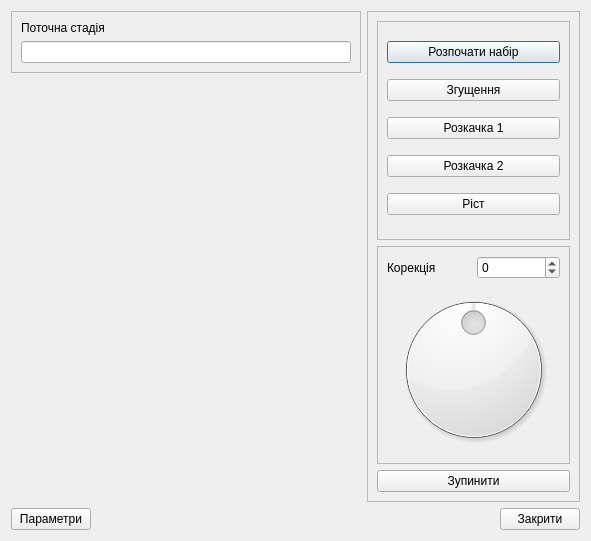
<?xml version="1.0" encoding="UTF-8"?>
<ui version="4.0">
 <class>DlgApOne</class>
 <widget class="QDialog" name="DlgApOne">
  <property name="geometry">
   <rect>
    <x>0</x>
    <y>0</y>
    <width>591</width>
    <height>541</height>
   </rect>
  </property>
  <property name="contextMenuPolicy">
   <enum>Qt::NoContextMenu</enum>
  </property>
  <property name="windowTitle">
   <string>Dialog</string>
  </property>
  <property name="sizeGripEnabled">
   <bool>false</bool>
  </property>
  <property name="modal">
   <bool>false</bool>
  </property>
  <layout class="QGridLayout" name="gridLayout">
   <item row="0" column="2" rowspan="2" colspan="2">
    <widget class="QFrame" name="frame">
     <property name="frameShape">
      <enum>QFrame::StyledPanel</enum>
     </property>
     <property name="frameShadow">
      <enum>QFrame::Raised</enum>
     </property>
     <layout class="QVBoxLayout" name="verticalLayout_2">
      <item>
       <widget class="QFrame" name="frame_2">
        <property name="frameShape">
         <enum>QFrame::StyledPanel</enum>
        </property>
        <property name="frameShadow">
         <enum>QFrame::Sunken</enum>
        </property>
        <layout class="QVBoxLayout" name="verticalLayout">
         <item>
          <widget class="QPushButton" name="bnStart">
           <property name="text">
            <string>Розпочати набір</string>
           </property>
          </widget>
         </item>
         <item>
          <widget class="QPushButton" name="bnConcretion">
           <property name="text">
            <string>Згущення</string>
           </property>
          </widget>
         </item>
         <item>
          <widget class="QPushButton" name="bnRarefaction_1">
           <property name="text">
            <string>Розкачка 1</string>
           </property>
          </widget>
         </item>
         <item>
          <widget class="QPushButton" name="bnRarefaction_2">
           <property name="text">
            <string>Розкачка 2</string>
           </property>
          </widget>
         </item>
         <item>
          <widget class="QPushButton" name="bnGrowth">
           <property name="text">
            <string>Ріст</string>
           </property>
          </widget>
         </item>
        </layout>
       </widget>
      </item>
      <item>
       <widget class="QFrame" name="frame_3">
        <property name="frameShape">
         <enum>QFrame::StyledPanel</enum>
        </property>
        <property name="frameShadow">
         <enum>QFrame::Sunken</enum>
        </property>
        <layout class="QGridLayout" name="gridLayout_2">
         <item row="0" column="0">
          <widget class="QLabel" name="label">
           <property name="text">
            <string>Корекція</string>
           </property>
          </widget>
         </item>
         <item row="2" column="0" colspan="2">
          <widget class="QDial" name="dl_Kor">
           <property name="minimum">
            <number>-25</number>
           </property>
           <property name="maximum">
            <number>25</number>
           </property>
           <property name="wrapping">
            <bool>false</bool>
           </property>
           <property name="notchesVisible">
            <bool>false</bool>
           </property>
          </widget>
         </item>
         <item row="0" column="1">
          <widget class="QSpinBox" name="sb_Kor">
           <property name="minimum">
            <number>-25</number>
           </property>
           <property name="maximum">
            <number>25</number>
           </property>
          </widget>
         </item>
        </layout>
       </widget>
      </item>
      <item>
       <widget class="QPushButton" name="bnStop">
        <property name="text">
         <string>Зупинити</string>
        </property>
       </widget>
      </item>
     </layout>
    </widget>
   </item>
   <item row="3" column="0">
    <widget class="QPushButton" name="bnSetup">
     <property name="text">
      <string>Параметри</string>
     </property>
    </widget>
   </item>
   <item row="3" column="2">
    <spacer name="horizontalSpacer">
     <property name="orientation">
      <enum>Qt::Horizontal</enum>
     </property>
     <property name="sizeHint" stdset="0">
      <size>
       <width>127</width>
       <height>20</height>
      </size>
     </property>
    </spacer>
   </item>
   <item row="3" column="3">
    <widget class="QPushButton" name="bnExit">
     <property name="text">
      <string>Закрити</string>
     </property>
    </widget>
   </item>
   <item row="3" column="1">
    <spacer name="horizontalSpacer_2">
     <property name="orientation">
      <enum>Qt::Horizontal</enum>
     </property>
     <property name="sizeHint" stdset="0">
      <size>
       <width>40</width>
       <height>20</height>
      </size>
     </property>
    </spacer>
   </item>
   <item row="1" column="0" colspan="2">
    <widget class="QFrame" name="apMnemo">
     <property name="sizePolicy">
      <sizepolicy hsizetype="Preferred" vsizetype="Expanding">
       <horstretch>0</horstretch>
       <verstretch>0</verstretch>
      </sizepolicy>
     </property>
     <property name="minimumSize">
      <size>
       <width>350</width>
       <height>421</height>
      </size>
     </property>
     <property name="frameShape">
      <enum>QFrame::NoFrame</enum>
     </property>
     <property name="frameShadow">
      <enum>QFrame::Raised</enum>
     </property>
    </widget>
   </item>
   <item row="0" column="0" colspan="2">
    <widget class="QFrame" name="frame_4">
     <property name="sizePolicy">
      <sizepolicy hsizetype="Preferred" vsizetype="Fixed">
       <horstretch>0</horstretch>
       <verstretch>0</verstretch>
      </sizepolicy>
     </property>
     <property name="frameShape">
      <enum>QFrame::StyledPanel</enum>
     </property>
     <property name="frameShadow">
      <enum>QFrame::Sunken</enum>
     </property>
     <layout class="QVBoxLayout" name="verticalLayout_3">
      <item>
       <widget class="QLabel" name="label_2">
        <property name="text">
         <string>Поточна стадія</string>
        </property>
       </widget>
      </item>
      <item>
       <widget class="QLineEdit" name="le_State"/>
      </item>
     </layout>
    </widget>
   </item>
  </layout>
 </widget>
 <resources/>
 <connections>
  <connection>
   <sender>bnExit</sender>
   <signal>clicked()</signal>
   <receiver>DlgApOne</receiver>
   <slot>accept()</slot>
   <hints>
    <hint type="sourcelabel">
     <x>532</x>
     <y>467</y>
    </hint>
    <hint type="destinationlabel">
     <x>288</x>
     <y>241</y>
    </hint>
   </hints>
  </connection>
 </connections>
</ui>
